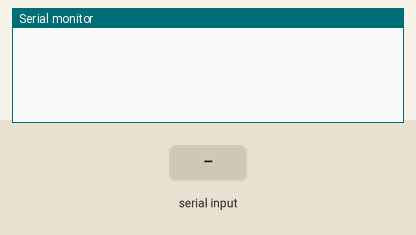
The sketch below on a simulated Arduino Mega 2560, built with avr-gcc and run on an emulated ATmega2560. On the bench: the last lines printed to the serial monitor. The inputs (shaded band) are chosen by the test bench.

Above: at 1.2 s.
1.3 s: "1" received over Serial
At 2.1 s:
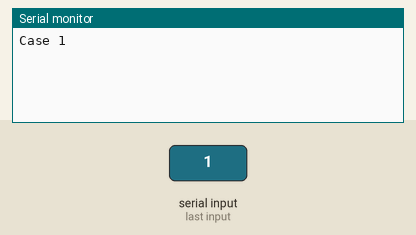
2.8 s: "1" received over the second serial link
At 3.2 s:
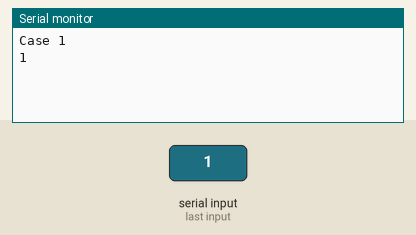
4.3 s: "0" received over Serial
At 5.5 s:
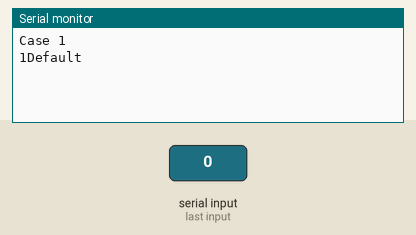
5.8 s: "2" received over the second serial link
At 6.7 s:
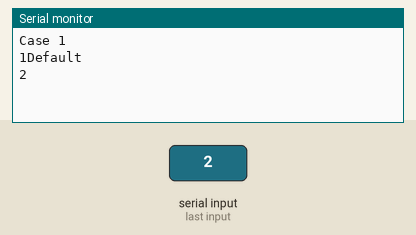

Measured:
- after the input at 1.3 s, the serial monitor: prints a new line at once (image 1)
- after the input at 2.8 s, the serial monitor: prints a new line at once (image 2)
- after the input at 4.3 s, the serial monitor: prints a new line at once (image 3)
- after the input at 5.8 s, the serial monitor: prints a new line at once (image 4)

The sketch:

Test_RS485.ino
```cpp
#include <SPI.h>
#include <Controllino.h> /* Usage of CONTROLLINO library allows you to use CONTROLLINO_xx aliases in your sketch. */

char msgRecibido[10];
uint8_t cont;

String str = "What's up";

void sendMSG(String buff) {
  //PORTJ = PORTJ & B10011111;

  //Envio sin recivo
  //PORTJ = PORTJ & B10011111;
  //PORTJ = PORTJ | B01100000;
  //delay(5);

  //Envio y recibo
  //PORTJ = PORTJ & B10011111;
  //PORTJ = PORTJ | B01000000; // habilitación de envío y recepción de msgs

  //Sin envio ni recibo
  //PORTJ = PORTJ & B10011111;
  //PORTJ = PORTJ | B00100000;

  Serial3.println(buff);
  //Serial.print(buff);
}

bool receive(char buff[]) {
  // PORTJ = PORTJ & B10011111; // Ponemos nuestro puerto RS485 en modo lectura.

  bool flag = false;
  int i = 0;

  while (Serial3.available())
  {
    char token = Serial3.read();
    buff[i] = token;
    i++;

    if (!flag)
      flag = true;


  }
  buff[i] = '\0';
  return flag;

}

void TestRS485 (int mode) {
  DDRJ = DDRJ | B01100000;
  PORTJ = PORTJ & B10011111;
  /*pinMode(CONTROLLINO_RS485_TX, OUTPUT);
    pinMode(CONTROLLINO_RS485_RX, INPUT);
    pinMode(CONTROLLINO_RS485_RE, OUTPUT);
    pinMode(CONTROLLINO_RS485_DE, OUTPUT);*/
  switch (mode)
  {
    case 0:
      PORTJ = PORTJ & B10011111;
      PORTJ = PORTJ | B01000000;
      /*digitalWrite (CONTROLLINO_RS485_RE, HIGH);
        digitalWrite (CONTROLLINO_RS485_DE, HIGH);*/
      delay (10);
      Serial.println ("Sending test message, expected to return;");
      Serial3.print("UUUUU Controllino RS485 test Message.UUUUU");
      break;

    case 1:
      PORTJ = PORTJ & B10011111;
      PORTJ = PORTJ | B01100000;
      /*digitalWrite (CONTROLLINO_RS485_RE, LOW);
        digitalWrite (CONTROLLINO_RS485_DE, HIGH);*/
      delay (10);
      Serial.println ("Sending test message, not expected to return;");
      Serial3.print("UUUUU Controllino RS485 test Message.UUUUU");
      break;

    case 2:
      PORTJ = PORTJ & B10011111;
      PORTJ = PORTJ | B00100000;
      /* digitalWrite (CONTROLLINO_RS485_RE, HIGH);
        digitalWrite (CONTROLLINO_RS485_DE, LOW);*/
      delay (10);
      Serial.println ("Sending test message, not expected to be sended;");
      Serial3.print("UUUUU Controllino RS485 test Message.UUUUU");
      break;

    default:
      Serial.println("Wrong mode!");
      return;
  }
}

/*This function enters loop and waits for any incoming data on serial 3.*/
void RecieveRS485() {
  Serial.println("Recieving RS485.");
  while (true)
  {
    if (Serial3.available())
    {
      // print the new byte:
      Serial.print((char)Serial3.read());

    }
  }
}

void setup() {
  /* Here we initialize USB serial at 9600 baudrate for reporting */
  Serial.begin(9600);
  /* Here we initialize RS485 serial at 9600 baudrate for communication */
  Serial3.begin(9600);
  /* This will initialize Controllino RS485 pins */

  //Controllino_RS485Init();  //Same as
  //  pinMode(CONTROLLINO_RS485_TX, INPUT);
  //  pinMode(CONTROLLINO_RS485_RX, INPUT);
  //  PORTJ &= B10011111;

  DDRJ = DDRJ | B01100010;


  PORTJ = PORTJ & B10011111;
  PORTJ = PORTJ | B01000000;

}

void loop() {
  if (receive(msgRecibido))
    Serial.print(msgRecibido);


  if (Serial.available())
  {
    switch (Serial.read())
    {
      case '1':
        Serial.println("Case 1");
        sendMSG("HOLA QUE TAL");
        break;

      case '2':
        Serial.println("Case 2");
        sendMSG(str);
        break;

      case '3':
        Serial.println("Case 3");
        sendMSG("state = 1;");
        break;

        case'9':
          Serial.flush();
          Serial3.flush();
          break;

      default:
        Serial.println("Default");
        sendMSG("Sending default");
        break;


    }
  }
}
```
